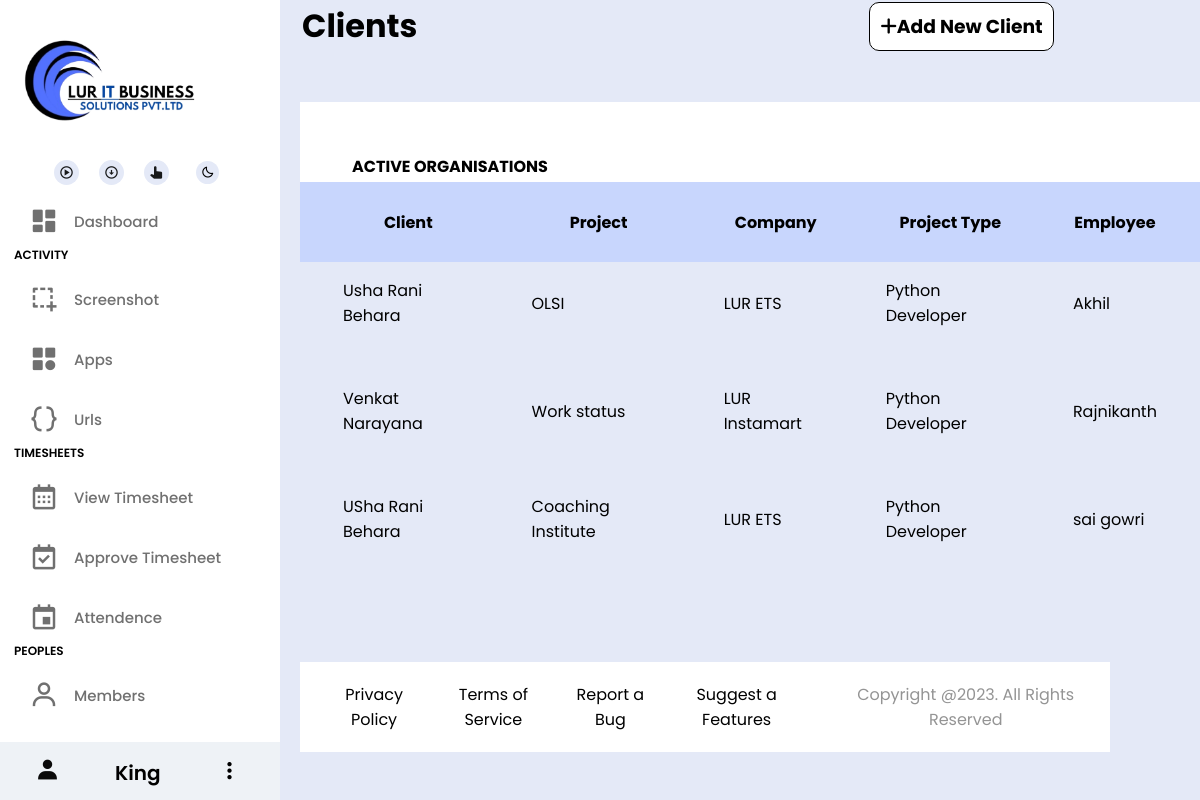
The app's page /clients with its own data.
### lur_monitor/models.py (models this page shows, shortened)
class clients(models.Model):
         pname = models.CharField(max_length=50,default=0)
         client = models.CharField(max_length=50)
         eCompany = models.ForeignKey(Company, on_delete=models.CASCADE)
         pro_type = models.ForeignKey(Role,on_delete=models.CASCADE)
         employee =models.ForeignKey(Employee, on_delete=models.CASCADE)
         class Meta:
            db_table = "clients"

class Company(models.Model):
    cName = models.CharField(max_length=50)
    cEmail = models.EmailField()
    cLogo = models.ImageField(upload_to="media", blank=True, null=True)
    cUrl = models.CharField(max_length=50)
    class Meta:
        db_table = "company"
    def __str__(self):
      return self.cName

class Role(models.Model):
     role = models.CharField(max_length=50,default=0)
     class Meta:
        db_table = "Role"
     def __str__(self):
      return self.role

class Employee(models.Model):
    eFname = models.CharField(max_length=50,unique='true')
    eLname = models.CharField(max_length=50)
    eCompany = models.ForeignKey(Company, on_delete=models.CASCADE,default=0)
    empRole = models.ForeignKey(Role, on_delete=models.CASCADE, default=0)
    empId = models.ForeignKey(empId, on_delete=models.CASCADE,default=0)
    eEmail = models.EmailField(max_length=50)
    screenshot= models.FileField(upload_to="media", blank=True, null=True)
    url = models.URLField(max_length=200,null=True)
    apps = models.CharField(max_length=100,null=True)
    ePhone = models.CharField(max_length=50,null=True)
    created = models.DateTimeField(auto_now_add=True)
    app_img = models.FileField(upload_to="media", blank=True, null=True)
    class Meta:
        db_table = "employee"
    def __str__(self):
     return self.eFname

### lur_monitor/views.py (the view)
# urls.py: path('clients',views.client, name='clients'),
def client(req):
    client = clients.objects.all()
    return render(req, "client.html", {'client':client})

### lur_monitor/templates/client.html (shortened to what this page needs)
{% extends "index.html" %}
{% load static %}
{% block content %}
<!DOCTYPE html>
<html lang="en">
<head>
    <link rel="stylesheet" href="{% static "Organization.css" %}">
    <link href='https://unpkg.com/boxicons@2.1.4/css/boxicons.min.css' rel='stylesheet'>
    <link rel="stylesheet" href="https://cdnjs.cloudflare.com/ajax/libs/font-awesome/6.5.1/css/all.min.css"
 />
</head>
<body>
    <table >
        <tr>
            <th><h1>Clients</h1></th>
            <th id="id2"><h3><a href="{% url "add_clients" %}" style="padding-left: 10px; text-decoration: none;color: black; margin-left:450px; background-color:#fff; border-radius:10px; padding:10px; border:1px solid black"><i class="fa fa-plus"></i>Add New Client</a></h3></th>
        </tr>
    </table><br><br>
    <div class="div">
    <table>
        <tr>
            <th  style="padding-left:50px;padding-top: 50px; margin-top:10px;">ACTIVE ORGANISATIONS</th>
        </tr>
    </table>
</div>
    <center>
   <div class="div1">
    <table class="table6" border="0" cellpadding="0px" cellspacing="28px">
        <tr>
          <th>Client</th>
            <th>Project</th>
            <th>Company</th>
            <th>Project Type</th>
            <th>Employee</th>
        </tr>
        </div>
        <div class="div3">
            {% for i in client %}
            <tr>
              <td>{{i.client}}</td>
              <td>{{i.pname}}</td>
              <td>{{i.eCompany}}</td>
              <td>{{i.pro_type}}</td>
              <td>{{i.employee}}</td>
            </tr>
          </div>
         </center>
         {% endfor %}
</body>
</html>
{% endblock content %}

### lur_monitor/static/style.css (style rules this page uses)
* { margin: 0; padding: 0; box-sizing: border-box; font-family: "Poppins", sans-serif; }
body { background-color: #E4E9F7; }
:root { --body-color: #E4E9F7; --sidebar-color: #FFF; --primary-color: #695CFE; --primary-color-light: #F6F5FF; --toggle-color: #DDD; --text-color: #707070; --tran-03: all 0.2s ease; --tran-03: all 0.3s ease; --tran-04: all 0.4s ease; --tran-05: all 0.5s ease; }
body { height: 100vh; background: var(--body-color); }

### lur_monitor/static/Organization.css (style rules this page uses)
* { font-family: "Poppins", sans-serif; margin: 0; padding: 0; box-sizing: border-box; }
:root { --body-color: #E4E9F7; --sidebar-color: #FFF; --primary-color: #695CFE; --primary-color-light: #F6F5FF; --toggle-color: #DDD; --text-color: #707070; --tran-03: all 0.2s ease; --tran-03: all 0.3s ease; --tran-04: all 0.4s ease; --tran-05: all 0.5s ease; }
body { height: 100vh; background: var(--body-color); }
body { padding-left: 200px; }
.table6 td { font-weight: 500px; padding: 15px; }
#id2 { padding-right: 50px; }
body { padding-left: 300px; }
.div { background-color: white; width: 100%; height: 80px; }
.div1 { background-color: #c8d6fd; width: 100%; height:80px; }

### records on screen
clients: client "Usha Rani Behara", pname "OLSI", eCompany "LUR ETS", pro_type "Python Developer", employee "Akhil"
clients: client "Venkat Narayana", pname "Work status", eCompany "LUR Instamart", pro_type "Python Developer", employee "Rajnikanth"
clients: client "USha Rani Behara", pname "Coaching Institute", eCompany "LUR ETS", pro_type "Python Developer", employee "sai gowri"
